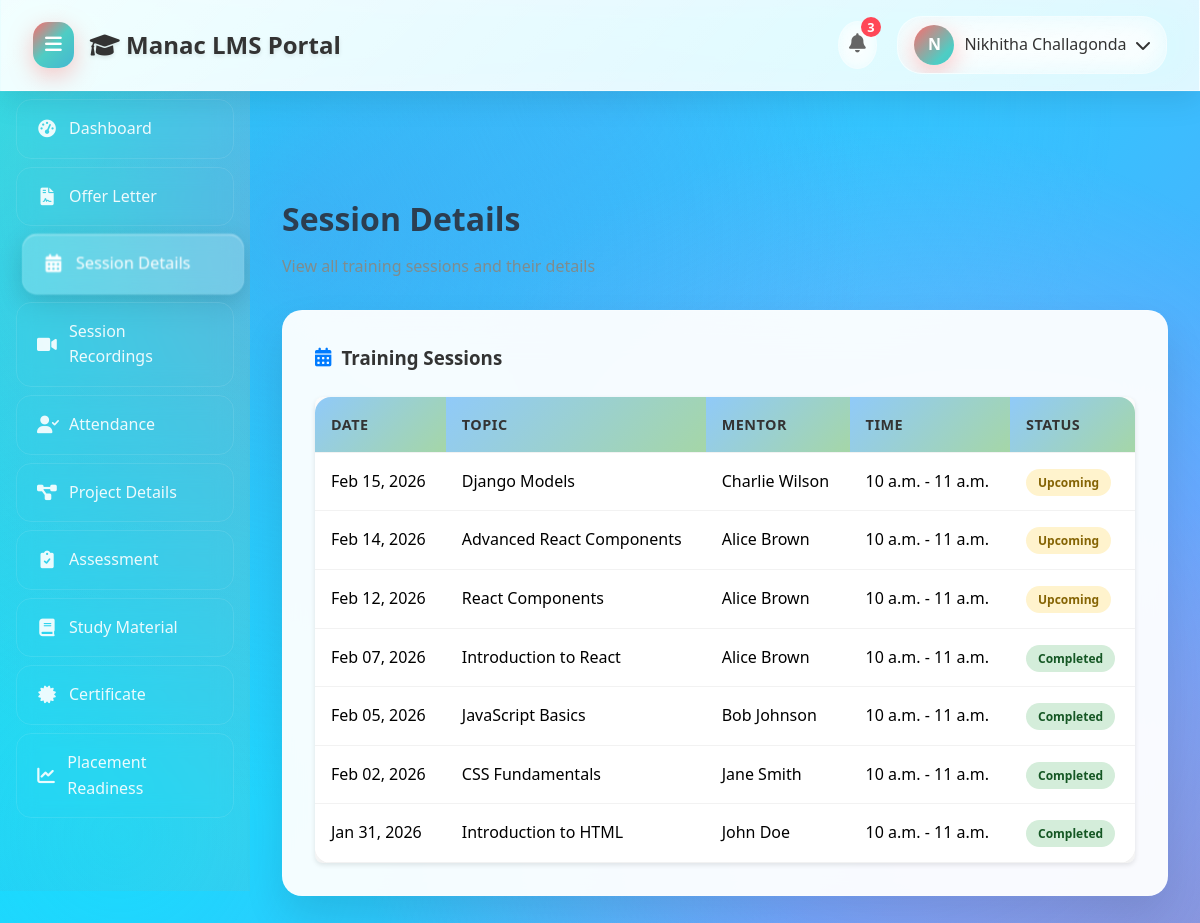
/session-details/ (signed in), run on the app's committed database.
### lms/models.py (models this page shows, shortened)
class Session(models.Model):
    title = models.CharField(max_length=200)
    topic = models.CharField(max_length=200)
    mentor = models.CharField(max_length=100)
    date = models.DateField()
    start_time = models.TimeField()
    end_time = models.TimeField()
    description = models.TextField(blank=True)
    recording_url = models.URLField(blank=True)
    is_completed = models.BooleanField(default=False)
    created_at = models.DateTimeField(default=timezone.now)
    class Meta:
        ordering = ['-date', '-start_time']

### lms/views.py (the view)
# urls.py: path('session-details/', views.session_details, name='session_details'),
@login_required
def session_details(request):
    sessions = Session.objects.all().order_by('-date')
    context = {'sessions': sessions}
    return render(request, 'lms/session_details.html', context)

### lms/templates/lms/session_details.html (shortened to what this page needs)
<!DOCTYPE html>
<html lang="en">
<head>
    <link rel="stylesheet" href="https://cdnjs.cloudflare.com/ajax/libs/font-awesome/6.0.0/css/all.min.css">
</head>
<body>
    <div class="header">
        <div class="header-left">
            <button class="menu-toggle" id="menu-toggle">
                <i class="fas fa-bars"></i>
            </button>
            <h2><i class="fas fa-graduation-cap"></i> Manac LMS Portal</h2>
        </div>
        <div class="header-right">
            <div class="notification-icon" id="notification-icon">
                <i class="fas fa-bell"></i>
                <span class="notification-badge">3</span>
            </div>
            <div class="profile-section" id="profile-section">
                <div class="profile-avatar">{{ user.get_full_name|slice:":1"|upper|default:user.username|slice:":1"|upper }}</div>
                <span>{{ user.get_full_name|default:user.username }}</span>
                <i class="fas fa-chevron-down"></i>
            </div>
        </div>
    </div>
    <div class="container">
        <div class="sidebar">
            <ul>
                <li data-tooltip="Dashboard"><a href="{% url 'lms:dashboard' %}"><i class="fas fa-tachometer-alt"></i> <span>Dashboard</span></a></li>
                <li data-tooltip="Offer Letter"><a href="{% url 'lms:offer_letter' %}"><i class="fas fa-file-contract"></i> <span>Offer Letter</span></a></li>
                <li data-tooltip="Session Details"><a href="{% url 'lms:session_details' %}" class="active"><i class="fas fa-calendar-alt"></i> <span>Session Details</span></a></li>
                <li data-tooltip="Session Recordings"><a href="{% url 'lms:session_recordings' %}"><i class="fas fa-video"></i> <span>Session Recordings</span></a></li>
                <li data-tooltip="Attendance"><a href="{% url 'lms:attendance' %}"><i class="fas fa-user-check"></i> <span>Attendance</span></a></li>
                <li data-tooltip="Project Details"><a href="{% url 'lms:project_details' %}"><i class="fas fa-project-diagram"></i> <span>Project Details</span></a></li>
                <li data-tooltip="Assessment"><a href="{% url 'lms:assessment' %}"><i class="fas fa-clipboard-check"></i> <span>Assessment</span></a></li>
                <li data-tooltip="Study Material"><a href="{% url 'lms:study_material' %}"><i class="fas fa-book"></i> <span>Study Material</span></a></li>
                <li data-tooltip="Certificate"><a href="{% url 'lms:certificate' %}"><i class="fas fa-certificate"></i> <span>Certificate</span></a></li>
                <li data-tooltip="Placement Readiness"><a href="{% url 'lms:placement_readiness' %}"><i class="fas fa-chart-line"></i> <span>Placement Readiness</span></a></li>
            </ul>
        </div>
        <div class="main-content" id="main-content">
            <div class="content-header">
                <h2>Session Details</h2>
                <p style="color: #7f8c8d;">View all training sessions and their details</p>
            </div>
            <div class="card">
                <h3><i class="fas fa-calendar-alt" style="color: #007bff;"></i> Training Sessions</h3>
                <div class="table-responsive" style="margin-top: 20px; background: #fff; border-radius: 8px; overflow: hidden; box-shadow: 0 2px 5px rgba(0,0,0,0.1);">
                    <table class="table">
                        <thead>
                            <tr>
                                <th>Date</th>
                                <th>Topic</th>
                                <th>Mentor</th>
                                <th>Time</th>
                                <th>Status</th>
                            </tr>
                        </thead>
                        <tbody>
                            {% for session in sessions %}
                            <tr>
                                <td>{{ session.date|date:"M d, Y" }}</td>
                                <td>{{ session.title }}</td>
                                <td>{{ session.mentor }}</td>
                                <td>{{ session.start_time }} - {{ session.end_time }}</td>
                                <td>
                                    {% if session.is_completed %}
                                        <span class="status-badge status-completed">Completed</span>
                                    {% else %}
                                        <span class="status-badge status-upcoming">Upcoming</span>
                                    {% endif %}
                                </td>
                            </tr>
                            {% endfor %}
                        </tbody>
                    </table>
                </div>
            </div>
        </div>
    </div>
</body>
</html>

### data on the page
Session: date "Feb 15, 2026", title "Django Models", mentor "Charlie Wilson", start_time "10 a.m.", end_time "11 a.m.", is_completed "Upcoming"
Session: date "Feb 14, 2026", title "Advanced React Components", mentor "Alice Brown", start_time "10 a.m.", end_time "11 a.m.", is_completed "Upcoming"
Session: date "Feb 12, 2026", title "React Components", mentor "Alice Brown", start_time "10 a.m.", end_time "11 a.m.", is_completed "Upcoming"
Session: date "Feb 07, 2026", title "Introduction to React", mentor "Alice Brown", start_time "10 a.m.", end_time "11 a.m.", is_completed "Completed"
Session: date "Feb 05, 2026", title "JavaScript Basics", mentor "Bob Johnson", start_time "10 a.m.", end_time "11 a.m.", is_completed "Completed"
Session: date "Feb 02, 2026", title "CSS Fundamentals", mentor "Jane Smith", start_time "10 a.m.", end_time "11 a.m.", is_completed "Completed"
Session: date "Jan 31, 2026", title "Introduction to HTML", mentor "John Doe", start_time "10 a.m.", end_time "11 a.m.", is_completed "Completed"

### other printed values
{{ user.get_full_name|default:user.username }} "Nikhitha Challagonda"
